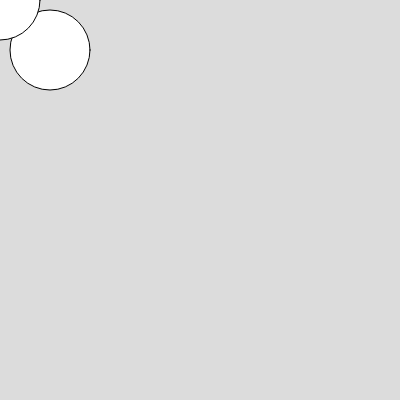
Frame 1 (no input)
Frame 60 (no input): identical to frame 1, image omitted
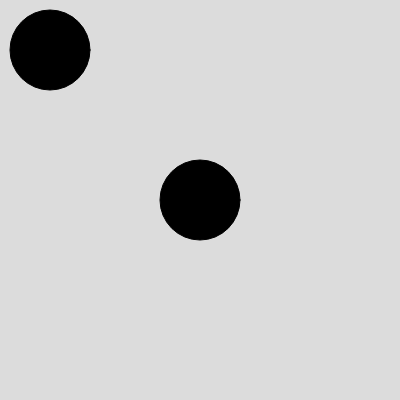
Frame 120 (the mouse pressed at the canvas centre since frame 60)

The p5.js sketch that drew these frames (run headless with seeded random() and noise() and a simulated clock; from frame 60 on, the mouse is pressed at the canvas centre):

// p5.js sketch
// ── sketch.js
function setup() {
    createCanvas(400, 400);
}

function draw() {
    background(220);
    ellipse(50,50,80,80);

    if (mouseIsPressed) {
        fill(0);
    } else {
        fill(255);
    }
    ellipse(mouseX, mouseY, 80, 80);

}
// ── style.css
body {
    background-color: #0b7285;
}

h1 {
    text-align: center;
    color: white;
}
#P5 {
    border: solid #0A0A0A;
    border-radius: 10px;
    display: flex;
    justify-content: center;
}
